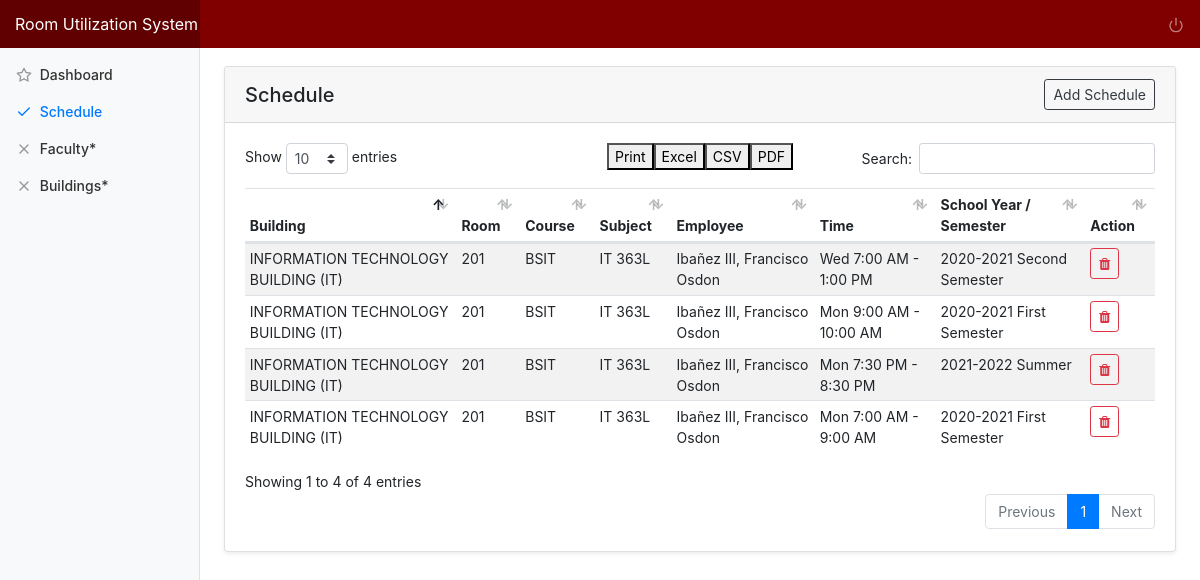
The app's page /index.php/head/schedule, older data.
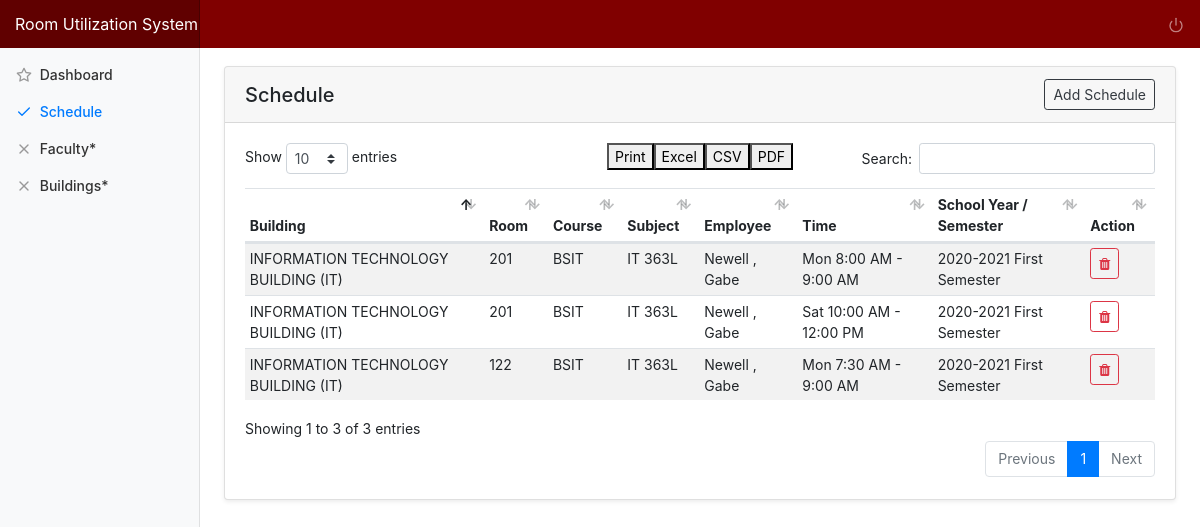
The same page, newer data.
### tables this page shows
CREATE TABLE `tbl_schedule` (
  `schedule_id` int(11) NOT NULL,
  `room_id` int(11) NOT NULL,
  `subject_id` int(11) NOT NULL,
  `faculty_id` int(11) NOT NULL,
  `day` varchar(15) NOT NULL,
  `time_start` time NOT NULL,
  `time_end` time NOT NULL,
  `sy_id` int(11) NOT NULL,
  `semester_id` int(11) NOT NULL,
  `schedule_added` datetime NOT NULL DEFAULT current_timestamp(),
  `schedule_modified` datetime DEFAULT NULL
);

CREATE TABLE `tbl_building` (
  `building_id` int(10) NOT NULL,
  `building_name` varchar(255) NOT NULL,
  `no_of_rooms` int(10) NOT NULL,
  `no_of_floors` int(10) NOT NULL,
  `building_added` datetime NOT NULL DEFAULT current_timestamp(),
  `building_modified` datetime NOT NULL DEFAULT '0000-00-00 00:00:00' ON UPDATE current_timestamp()
);

CREATE TABLE `tbl_room` (
  `room_id` int(11) NOT NULL,
  `room_type_id` int(50) NOT NULL,
  `building_id` int(11) NOT NULL,
  `room_number` int(11) NOT NULL,
  `room_floor` int(11) NOT NULL,
  `room_added` datetime NOT NULL DEFAULT current_timestamp(),
  `room_modified` datetime DEFAULT NULL ON UPDATE current_timestamp()
);

CREATE TABLE `tbl_course` (
  `course_id` int(10) NOT NULL,
  `college_id` int(10) NOT NULL,
  `department_id` int(11) NOT NULL,
  `course_name` varchar(255) NOT NULL,
  `course_abbr` varchar(20) NOT NULL,
  `course_added` datetime NOT NULL DEFAULT current_timestamp(),
  `course_modified` datetime NOT NULL DEFAULT '0000-00-00 00:00:00' ON UPDATE current_timestamp()
);

CREATE TABLE `tbl_subject` (
  `subject_id` int(11) NOT NULL,
  `course_id` int(11) NOT NULL,
  `subject_code` varchar(50) NOT NULL,
  `subject_description` varchar(250) NOT NULL,
  `subject_type` varchar(50) NOT NULL,
  `subject_unit` int(4) NOT NULL,
  `subject_added` datetime NOT NULL DEFAULT current_timestamp(),
  `subject_modified` datetime NOT NULL DEFAULT '0000-00-00 00:00:00' ON UPDATE current_timestamp()
);

CREATE TABLE `tbl_faculty` (
  `faculty_id` int(10) NOT NULL,
  `identification` varchar(20) NOT NULL,
  `f_name` varchar(50) NOT NULL,
  `m_name` varchar(50) NOT NULL,
  `l_name` varchar(50) NOT NULL,
  `suffix_name` varchar(50) NOT NULL,
  `ext_name` varchar(50) NOT NULL,
  `contact_no` varchar(50) NOT NULL,
  `email` varchar(50) NOT NULL,
  `birth_date` varchar(50) NOT NULL,
  `address` varchar(50) NOT NULL,
  `image_src` varchar(255) NOT NULL DEFAULT 'avatar.png',
  `department_id` int(11) NOT NULL,
  `rank_id` int(11) NOT NULL,
  `designation_id` int(11) NOT NULL,
  `faculty_added` datetime NOT NULL DEFAULT current_timestamp(),
  `faculty_modified` datetime NOT NULL DEFAULT '0000-00-00 00:00:00' ON UPDATE current_timestamp()
);

CREATE TABLE `tbl_sy` (
  `sy_id` int(11) NOT NULL,
  `school_year` varchar(25) NOT NULL,
  `sy_added` datetime NOT NULL DEFAULT current_timestamp(),
  `sy_modified` datetime NOT NULL DEFAULT '0000-00-00 00:00:00' ON UPDATE current_timestamp()
);

CREATE TABLE `tbl_semester` (
  `semester_id` int(10) NOT NULL,
  `semester_type` varchar(50) NOT NULL,
  `semester_added` datetime NOT NULL DEFAULT current_timestamp(),
  `semester_modified` datetime NOT NULL DEFAULT '0000-00-00 00:00:00' ON UPDATE current_timestamp()
);

### application/controllers/Head.php (called while the page is built, shortened)
<?php
class Head extends CI_Controller {
	public function schedule(){
		$data = $this->getAllDetails();
		$data['title'] = "Schedule";
		$data['faculties'] = $this->main_model->getFaculties();
		$data['schedules'] = $this->main_model->getSchedules();
		$this->load->view('templates/header', $data);
		$this->load->view('head/schedule');
		$this->load->view('templates/footer');
	}
	private function getAllDetails() {
		$data['sy'] = $this->main_model->getSchoolYear();
		$data['semesters'] = $this->main_model->getSemesters();
		$data['subjects'] = $this->main_model->getSubjects();
		$data['rooms'] = $this->main_model->getRooms();
		return $data;
	}
}

### index.php (called while the page is built, shortened)
<?php
require_once BASEPATH.'core/CodeIgniter.php';

### application/models/Main_model.php (called while the page is built, shortened)
<?php defined('BASEPATH') OR exit('No direct script access allowed');
Class Main_model extends CI_Model{
	public function getSchedules(){
		return $this->db->join('tbl_room', 'tbl_room.room_id=tbl_schedule.room_id')
										->join('tbl_building', 'tbl_building.building_id=tbl_room.building_id')
										->join('tbl_subject', 'tbl_subject.subject_id=tbl_schedule.subject_id')
										->join('tbl_course', 'tbl_course.course_id=tbl_subject.course_id')
										->join('tbl_faculty', 'tbl_faculty.faculty_id=tbl_schedule.faculty_id')
										->join('tbl_semester', 'tbl_semester.semester_id=tbl_schedule.semester_id')
										->join('tbl_sy', 'tbl_sy.sy_id=tbl_schedule.sy_id')
										->get('tbl_schedule')->result_array();
	}
}

### application/views/head/schedule.php (the view, shortened to what this page needs)
<?php $this->load->view('templates/nav'); ?>
<div class="container-fluid">
  <div class="row">
    <?php $this->load->view('templates/side-head');?>
    <main role="main" class="col-md-9 ml-sm-auto col-lg-10 pt-4 px-4 mb-3">
      <div class="card shadow-sm">
			  <h5 class="card-header d-flex justify-content-between align-items-center">
          <?=$title?>
          <a href="#" class="btn btn-outline-dark btn-sm" data-toggle="modal" data-target="#modal_schedule_add">Add Schedule</a>
        </h5>
			  <div class="card-body">
          <table class="table table-striped table-hover table-sm">
            <thead>
              <tr>
                <th>Building</th>
                <th>Room</th>
                <th>Course</th>
                <th>Subject</th>
                <th>Employee</th>
                <th>Time</th>
                <th>School Year / Semester</th>
                <th>Action</th>
              </tr>
            </thead>
            <tbody>
              <?php foreach ($schedules as $row) {?>
              <tr>
                <td><?=$row['building_name']?></td>
                <td><?=$row['room_number']?></td>
                <td><?=$row['course_abbr']?></td>
                <td><?=$row['subject_code']?></td>
                <td><?=$row['l_name']?> <?=$row['suffix_name']?>, <?=$row['f_name']?> <?=$row['m_name']?></td>
                <td><?=date('D', strtotime($row['day']))?> <?=date("g:i A", strtotime($row['time_start']))?> - <?=date("g:i A", strtotime($row['time_end']))?></td>
                <td><?=$row['school_year']?> <?=$row['semester_type']?></td>
                <td>
                  <div class="btn-group" role="group">
                    <a href="#" id="<?=base_url('head/delete/schedule/'.$row['schedule_id'])?>" class="btn btn-sm btn-outline-danger action-btn delete" data-toggle="tooltip" data-placement="top" title="Delete Schedule">
                      <span class="fa fa-trash"></span>
                    </a>
                  </div>
                </td>
              </tr>
              <?php } ?>
            </tbody>
          </table>
			  </div>
			</div>
   </main>
  </div>
</div>

### application/views/templates/header.php (shortened to what this page needs)
<!DOCTYPE html>
<html lang="en">
<head>
	<link rel="stylesheet" type="text/css" href="<?=base_url('assets/css/bootstrap.min.css')?>">
	<link rel="stylesheet" type="text/css" href="<?=base_url('assets/css/bootstrap-select.min.css')?>">
	<link rel="stylesheet" type="text/css" href="<?=base_url('assets/css/dashboard.css')?>">
	<link rel="stylesheet" type="text/css" href="<?=base_url('assets/css/dataTables.bootstrap4.min.css')?>">
	<link rel="stylesheet" type="text/css" href="<?=base_url('assets/css/jquery-confirm.min.css')?>">
	<link rel="stylesheet" type="text/css" href="<?=base_url('assets/css/font-awesome.min.css')?>">
	<link rel="stylesheet" type="text/css" href="<?=base_url('assets/css/floating-labels.css') ?>">
	<link rel="stylesheet" type="text/css" href="<?=base_url('assets/css/rus.css')?>">
</head>
<body>

### application/views/templates/nav.php (shortened to what this page needs)
<nav class="navbar navbar-dark fixed-top flex-md-nowrap p-0" style="background:#800000">
  <a class="navbar-brand col-sm-3 col-md-2 mr-0" href="#">Room Utilization System</a>
  <ul class="navbar-nav px-3 logout hand" id="<?=base_url('auth/logout')?>">
    <li class="nav-item text-nowrap">
      <a href="#" class="nav-link"><span data-feather="power"></span></a></a>
    </li>
  </ul>
</nav>
<br>
<br>

### application/views/templates/side-head.php
<nav class="col-md-2 d-none d-md-block bg-light sidebar">
  <div class="sidebar-sticky">
    <ul class="nav flex-column">
      <li class="nav-item">
        <a class="nav-link <?=($title=='Dashboard')?'active':'';?>" href="<?=base_url('head')?>">
          <span data-feather="star"></span>
          Dashboard
        </a>
      </li>
      <li class="nav-item">
        <a class="nav-link <?=($title=='Schedule')?'active':'';?>" href="<?=base_url('head/schedule')?>">
          <span data-feather="check"></span>
          Schedule
        </a>
      </li>
      <li class="nav-item">
        <a class="nav-link <?=($title=='Faculties')?'active':'';?>" href="<?=base_url('head/faculty')?>">
          <span data-feather="x"></span>
          Faculty*
        </a>
      </li>
       <li class="nav-item">
        <a class="nav-link <?=($title=='Buildings')?'active':'';?>" href="<?=base_url('head/building')?>">
          <span data-feather="x"></span>
          Buildings*
        </a>
      </li>
    </ul>
  </div>
</nav>

### application/views/templates/footer.php (shortened to what this page needs)
</body>
</html>

### assets/css/dashboard.css (style rules this page uses)
body { font-size: .875rem; }
.feather { width: 16px; height: 16px; vertical-align: text-bottom; }
.sidebar { position: fixed; top: 0; bottom: 0; left: 0; z-index: 100; padding: 48px 0 0; box-shadow: inset -1px 0 0 rgba(0, 0, 0, .1); }
.sidebar-sticky { position: relative; top: 0; height: calc(100vh - 48px); padding-top: .5rem; overflow-x: hidden; overflow-y: auto; }
.sidebar .nav-link { font-weight: 500; color: #333; }
.sidebar .nav-link .feather { margin-right: 4px; color: #999; }
.sidebar .nav-link.active { color: #007bff; }
.sidebar .nav-link:hover .feather, .sidebar .nav-link.active .feather { color: inherit; }
[role="main"] { padding-top: 133px; }
@media (min-width: 768px) { [role="main"] { padding-top: 48px; } }
.navbar-brand { padding-top: .75rem; padding-bottom: .75rem; font-size: 1rem; background-color: rgba(0, 0, 0, .25); box-shadow: inset -1px 0 0 rgba(0, 0, 0, .25); }

### assets/css/rus.css (style rules this page uses)
nav { z-index: 101; }
.hand { cursor:pointer; }
.btn-group-vertical>.btn, .btn-group>.btn { flex: 0 }

Row changes from the older to the newer data that the page shows:
removed tbl_schedule: tbl_building.building_name "INFORMATION TECHNOLOGY BUILDING (IT)", room.room_number "201", tbl_course.course_abbr "BSIT", subject.subject_code "IT 363L", faculty.l_name "Ibañez", faculty.suffix_name "III", faculty.f_name "Francisco", faculty.m_name "Osdon", day "Wed", time_start "7:00 AM", time_end "1:00 PM", sy.school_year "2020-2021", semester.semester_type "Second Semester"
removed tbl_schedule: tbl_building.building_name "INFORMATION TECHNOLOGY BUILDING (IT)", room.room_number "201", tbl_course.course_abbr "BSIT", subject.subject_code "IT 363L", faculty.l_name "Ibañez", faculty.suffix_name "III", faculty.f_name "Francisco", faculty.m_name "Osdon", day "Mon", time_start "9:00 AM", time_end "10:00 AM", sy.school_year "2020-2021", semester.semester_type "First Semester"
removed tbl_schedule: tbl_building.building_name "INFORMATION TECHNOLOGY BUILDING (IT)", room.room_number "201", tbl_course.course_abbr "BSIT", subject.subject_code "IT 363L", faculty.l_name "Ibañez", faculty.suffix_name "III", faculty.f_name "Francisco", faculty.m_name "Osdon", day "Mon", time_start "7:30 PM", time_end "8:30 PM", sy.school_year "2021-2022", semester.semester_type "Summer"
removed tbl_schedule: tbl_building.building_name "INFORMATION TECHNOLOGY BUILDING (IT)", room.room_number "201", tbl_course.course_abbr "BSIT", subject.subject_code "IT 363L", faculty.l_name "Ibañez", faculty.suffix_name "III", faculty.f_name "Francisco", faculty.m_name "Osdon", day "Mon", time_start "7:00 AM", time_end "9:00 AM", sy.school_year "2020-2021", semester.semester_type "First Semester"
added tbl_schedule: tbl_building.building_name "INFORMATION TECHNOLOGY BUILDING (IT)", room.room_number "201", tbl_course.course_abbr "BSIT", subject.subject_code "IT 363L", faculty.l_name "Newell", faculty.f_name "Gabe", day "Mon", time_start "8:00 AM", time_end "9:00 AM", sy.school_year "2020-2021", semester.semester_type "First Semester"
added tbl_schedule: tbl_building.building_name "INFORMATION TECHNOLOGY BUILDING (IT)", room.room_number "201", tbl_course.course_abbr "BSIT", subject.subject_code "IT 363L", faculty.l_name "Newell", faculty.f_name "Gabe", day "Sat", time_start "10:00 AM", time_end "12:00 PM", sy.school_year "2020-2021", semester.semester_type "First Semester"
added tbl_schedule: tbl_building.building_name "INFORMATION TECHNOLOGY BUILDING (IT)", room.room_number "122", tbl_course.course_abbr "BSIT", subject.subject_code "IT 363L", faculty.l_name "Newell", faculty.f_name "Gabe", day "Mon", time_start "7:30 AM", time_end "9:00 AM", sy.school_year "2020-2021", semester.semester_type "First Semester"
Text that changed along with them:
text written by a page script: "Print Excel CSV PDF Show entries Search: Showing 1 to 4 of 4 entries Previous 1 Next" → "Print Excel CSV PDF Show entries Search: Showing 1 to 3 of 3 entries Previous 1 Next"
